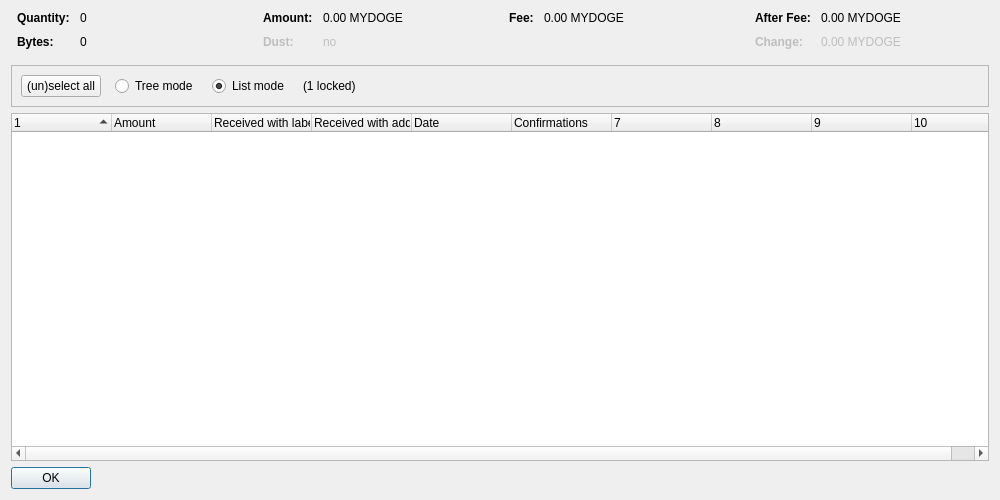
<?xml version="1.0" encoding="UTF-8"?>
<ui version="4.0">
 <class>CoinControlDialog</class>
 <widget class="QDialog" name="CoinControlDialog">
  <property name="geometry">
   <rect>
    <x>0</x>
    <y>0</y>
    <width>1000</width>
    <height>500</height>
   </rect>
  </property>
  <property name="windowTitle">
   <string>Coin Selection</string>
  </property>
  <layout class="QVBoxLayout" name="verticalLayout">
   <item>
    <layout class="QHBoxLayout" name="horizontalLayoutTop" stretch="0,0,0,0">
     <property name="topMargin">
      <number>0</number>
     </property>
     <property name="bottomMargin">
      <number>10</number>
     </property>
     <item>
      <layout class="QFormLayout" name="formLayoutCoinControl1">
       <property name="horizontalSpacing">
        <number>10</number>
       </property>
       <property name="verticalSpacing">
        <number>10</number>
       </property>
       <property name="leftMargin">
        <number>6</number>
       </property>
       <property name="rightMargin">
        <number>6</number>
       </property>
       <item row="0" column="0">
        <widget class="QLabel" name="labelCoinControlQuantityText">
         <property name="font">
          <font>
           <weight>75</weight>
           <bold>true</bold>
          </font>
         </property>
         <property name="text">
          <string>Quantity:</string>
         </property>
        </widget>
       </item>
       <item row="0" column="1">
        <widget class="QLabel" name="labelCoinControlQuantity">
         <property name="cursor">
          <cursorShape>IBeamCursor</cursorShape>
         </property>
         <property name="contextMenuPolicy">
          <enum>Qt::ActionsContextMenu</enum>
         </property>
         <property name="text">
          <string notr="true">0</string>
         </property>
         <property name="textInteractionFlags">
          <set>Qt::LinksAccessibleByMouse|Qt::TextSelectableByKeyboard|Qt::TextSelectableByMouse</set>
         </property>
        </widget>
       </item>
       <item row="1" column="0">
        <widget class="QLabel" name="labelCoinControlBytesText">
         <property name="font">
          <font>
           <weight>75</weight>
           <bold>true</bold>
          </font>
         </property>
         <property name="text">
          <string>Bytes:</string>
         </property>
        </widget>
       </item>
       <item row="1" column="1">
        <widget class="QLabel" name="labelCoinControlBytes">
         <property name="cursor">
          <cursorShape>IBeamCursor</cursorShape>
         </property>
         <property name="contextMenuPolicy">
          <enum>Qt::ActionsContextMenu</enum>
         </property>
         <property name="text">
          <string notr="true">0</string>
         </property>
         <property name="textInteractionFlags">
          <set>Qt::LinksAccessibleByMouse|Qt::TextSelectableByKeyboard|Qt::TextSelectableByMouse</set>
         </property>
        </widget>
       </item>
      </layout>
     </item>
     <item>
      <layout class="QFormLayout" name="formLayoutCoinControl2">
       <property name="horizontalSpacing">
        <number>10</number>
       </property>
       <property name="verticalSpacing">
        <number>10</number>
       </property>
       <property name="leftMargin">
        <number>6</number>
       </property>
       <property name="rightMargin">
        <number>6</number>
       </property>
       <item row="0" column="0">
        <widget class="QLabel" name="labelCoinControlAmountText">
         <property name="font">
          <font>
           <weight>75</weight>
           <bold>true</bold>
          </font>
         </property>
         <property name="text">
          <string>Amount:</string>
         </property>
        </widget>
       </item>
       <item row="0" column="1">
        <widget class="QLabel" name="labelCoinControlAmount">
         <property name="cursor">
          <cursorShape>IBeamCursor</cursorShape>
         </property>
         <property name="contextMenuPolicy">
          <enum>Qt::ActionsContextMenu</enum>
         </property>
         <property name="text">
          <string notr="true">0.00 MYDOGE</string>
         </property>
         <property name="textInteractionFlags">
          <set>Qt::LinksAccessibleByMouse|Qt::TextSelectableByKeyboard|Qt::TextSelectableByMouse</set>
         </property>
        </widget>
       </item>
       <item row="1" column="0">
        <widget class="QLabel" name="labelCoinControlLowOutputText">
         <property name="enabled">
          <bool>false</bool>
         </property>
         <property name="font">
          <font>
           <weight>75</weight>
           <bold>true</bold>
          </font>
         </property>
         <property name="text">
          <string>Dust:</string>
         </property>
        </widget>
       </item>
       <item row="1" column="1">
        <widget class="QLabel" name="labelCoinControlLowOutput">
         <property name="enabled">
          <bool>false</bool>
         </property>
         <property name="cursor">
          <cursorShape>IBeamCursor</cursorShape>
         </property>
         <property name="contextMenuPolicy">
          <enum>Qt::ActionsContextMenu</enum>
         </property>
         <property name="text">
          <string notr="true">no</string>
         </property>
         <property name="textInteractionFlags">
          <set>Qt::LinksAccessibleByMouse|Qt::TextSelectableByKeyboard|Qt::TextSelectableByMouse</set>
         </property>
        </widget>
       </item>
      </layout>
     </item>
     <item>
      <layout class="QFormLayout" name="formLayoutCoinControl3">
       <property name="horizontalSpacing">
        <number>10</number>
       </property>
       <property name="verticalSpacing">
        <number>10</number>
       </property>
       <property name="leftMargin">
        <number>6</number>
       </property>
       <property name="rightMargin">
        <number>6</number>
       </property>
       <item row="0" column="0">
        <widget class="QLabel" name="labelCoinControlFeeText">
         <property name="font">
          <font>
           <weight>75</weight>
           <bold>true</bold>
          </font>
         </property>
         <property name="text">
          <string>Fee:</string>
         </property>
        </widget>
       </item>
       <item row="0" column="1">
        <widget class="QLabel" name="labelCoinControlFee">
         <property name="cursor">
          <cursorShape>IBeamCursor</cursorShape>
         </property>
         <property name="contextMenuPolicy">
          <enum>Qt::ActionsContextMenu</enum>
         </property>
         <property name="text">
          <string notr="true">0.00 MYDOGE</string>
         </property>
         <property name="textInteractionFlags">
          <set>Qt::LinksAccessibleByMouse|Qt::TextSelectableByKeyboard|Qt::TextSelectableByMouse</set>
         </property>
        </widget>
       </item>
      </layout>
     </item>
     <item>
      <layout class="QFormLayout" name="formLayoutCoinControl4">
       <property name="horizontalSpacing">
        <number>10</number>
       </property>
       <property name="verticalSpacing">
        <number>10</number>
       </property>
       <property name="leftMargin">
        <number>6</number>
       </property>
       <property name="rightMargin">
        <number>6</number>
       </property>
       <item row="0" column="0">
        <widget class="QLabel" name="labelCoinControlAfterFeeText">
         <property name="font">
          <font>
           <weight>75</weight>
           <bold>true</bold>
          </font>
         </property>
         <property name="text">
          <string>After Fee:</string>
         </property>
        </widget>
       </item>
       <item row="0" column="1">
        <widget class="QLabel" name="labelCoinControlAfterFee">
         <property name="cursor">
          <cursorShape>IBeamCursor</cursorShape>
         </property>
         <property name="contextMenuPolicy">
          <enum>Qt::ActionsContextMenu</enum>
         </property>
         <property name="text">
          <string notr="true">0.00 MYDOGE</string>
         </property>
         <property name="textInteractionFlags">
          <set>Qt::LinksAccessibleByMouse|Qt::TextSelectableByKeyboard|Qt::TextSelectableByMouse</set>
         </property>
        </widget>
       </item>
       <item row="1" column="0">
        <widget class="QLabel" name="labelCoinControlChangeText">
         <property name="enabled">
          <bool>false</bool>
         </property>
         <property name="font">
          <font>
           <weight>75</weight>
           <bold>true</bold>
          </font>
         </property>
         <property name="text">
          <string>Change:</string>
         </property>
        </widget>
       </item>
       <item row="1" column="1">
        <widget class="QLabel" name="labelCoinControlChange">
         <property name="enabled">
          <bool>false</bool>
         </property>
         <property name="cursor">
          <cursorShape>IBeamCursor</cursorShape>
         </property>
         <property name="contextMenuPolicy">
          <enum>Qt::ActionsContextMenu</enum>
         </property>
         <property name="text">
          <string notr="true">0.00 MYDOGE</string>
         </property>
         <property name="textInteractionFlags">
          <set>Qt::LinksAccessibleByMouse|Qt::TextSelectableByKeyboard|Qt::TextSelectableByMouse</set>
         </property>
        </widget>
       </item>
      </layout>
     </item>
    </layout>
   </item>
   <item>
    <widget class="QFrame" name="frame">
     <property name="minimumSize">
      <size>
       <width>0</width>
       <height>40</height>
      </size>
     </property>
     <property name="frameShape">
      <enum>QFrame::StyledPanel</enum>
     </property>
     <property name="frameShadow">
      <enum>QFrame::Sunken</enum>
     </property>
     <layout class="QHBoxLayout" name="horizontalLayout">
      <item>
       <layout class="QHBoxLayout" name="horizontalLayoutPanel" stretch="0,0,0,0,0">
        <property name="spacing">
         <number>14</number>
        </property>
        <item>
         <widget class="QPushButton" name="pushButtonSelectAll">
          <property name="sizePolicy">
           <sizepolicy hsizetype="Maximum" vsizetype="Fixed">
            <horstretch>0</horstretch>
            <verstretch>0</verstretch>
           </sizepolicy>
          </property>
          <property name="text">
           <string>(un)select all</string>
          </property>
          <property name="autoDefault">
           <bool>false</bool>
          </property>
         </widget>
        </item>
        <item>
         <widget class="QRadioButton" name="radioTreeMode">
          <property name="sizePolicy">
           <sizepolicy hsizetype="Maximum" vsizetype="Fixed">
            <horstretch>0</horstretch>
            <verstretch>0</verstretch>
           </sizepolicy>
          </property>
          <property name="text">
           <string>Tree mode</string>
          </property>
         </widget>
        </item>
        <item>
         <widget class="QRadioButton" name="radioListMode">
          <property name="sizePolicy">
           <sizepolicy hsizetype="Maximum" vsizetype="Fixed">
            <horstretch>0</horstretch>
            <verstretch>0</verstretch>
           </sizepolicy>
          </property>
          <property name="text">
           <string>List mode</string>
          </property>
          <property name="checked">
           <bool>true</bool>
          </property>
         </widget>
        </item>
        <item>
         <widget class="QLabel" name="labelLocked">
          <property name="text">
           <string notr="true">(1 locked)</string>
          </property>
         </widget>
        </item>
        <item>
         <spacer name="horizontalSpacer">
          <property name="orientation">
           <enum>Qt::Horizontal</enum>
          </property>
          <property name="sizeHint" stdset="0">
           <size>
            <width>40</width>
            <height>20</height>
           </size>
          </property>
         </spacer>
        </item>
       </layout>
      </item>
     </layout>
    </widget>
   </item>
   <item>
    <widget class="CoinControlTreeWidget" name="treeWidget">
     <property name="contextMenuPolicy">
      <enum>Qt::CustomContextMenu</enum>
     </property>
     <property name="sortingEnabled">
      <bool>false</bool>
     </property>
     <property name="columnCount">
      <number>10</number>
     </property>
     <attribute name="headerShowSortIndicator" stdset="0">
      <bool>true</bool>
     </attribute>
     <attribute name="headerStretchLastSection">
      <bool>false</bool>
     </attribute>
     <column>
      <property name="text">
       <string/>
      </property>
     </column>
     <column>
      <property name="text">
       <string>Amount</string>
      </property>
     </column>
     <column>
      <property name="text">
       <string>Received with label</string>
      </property>
     </column>
     <column>
      <property name="text">
       <string>Received with address</string>
      </property>
     </column>
     <column>
      <property name="text">
       <string>Date</string>
      </property>
     </column>
     <column>
      <property name="text">
       <string>Confirmations</string>
      </property>
      <property name="toolTip">
       <string>Confirmed</string>
      </property>
     </column>
     <column>
      <property name="text">
       <string/>
      </property>
     </column>
     <column>
      <property name="text">
       <string/>
      </property>
     </column>
     <column>
      <property name="text">
       <string/>
      </property>
     </column>
     <column>
      <property name="text">
       <string/>
      </property>
     </column>
    </widget>
   </item>
   <item>
    <widget class="QDialogButtonBox" name="buttonBox">
     <property name="sizePolicy">
      <sizepolicy hsizetype="Maximum" vsizetype="Fixed">
       <horstretch>0</horstretch>
       <verstretch>0</verstretch>
      </sizepolicy>
     </property>
     <property name="orientation">
      <enum>Qt::Horizontal</enum>
     </property>
     <property name="standardButtons">
      <set>QDialogButtonBox::Ok</set>
     </property>
    </widget>
   </item>
  </layout>
 </widget>
 <customwidgets>
  <customwidget>
   <class>CoinControlTreeWidget</class>
   <extends>QTreeWidget</extends>
   <header>coincontroltreewidget.h</header>
  </customwidget>
 </customwidgets>
 <resources/>
 <connections/>
</ui>
